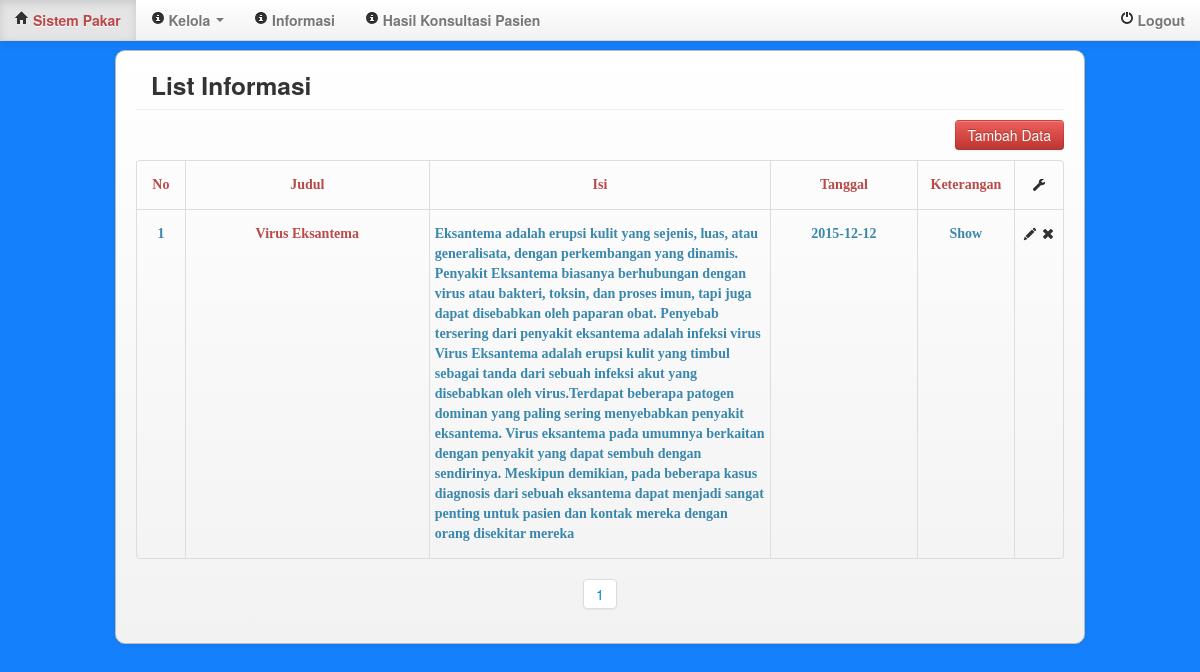
Screenshot of /adm/informasi.php (signed in) with the database file from the repository.
### tables this page shows
CREATE TABLE IF NOT EXISTS `informasi` (
  `id_informasi` int(10) NOT NULL AUTO_INCREMENT,
  `judul` text NOT NULL,
  `isi` text NOT NULL,
  `tgl` date NOT NULL,
  `ket` varchar(4) NOT NULL,
  PRIMARY KEY (`id_informasi`)
);

### adm/informasi.php (the view, shortened to what this page needs)
<?php
	$i = 1;
	$jml_per_halaman = 10;
	$jml_data = mysql_num_rows(mysql_query("select * from informasi"));
	$jml_halaman = ceil($jml_data / $jml_per_halaman);
	if(isset($_GET['hal'])){
			$hal = $_GET['hal'];
			$i = ($hal - 1) * $jml_per_halaman  + 1;
			$s = mysql_query("select * from informasi order by id_informasi desc limit ".(($hal - 1) * $jml_per_halaman).", $jml_per_halaman");
	}else{
		$s = mysql_query("select * from informasi order by id_informasi desc limit 0, $jml_per_halaman")
				or die(mysql_error());
	}
?>
<!DOCTYPE html>
<html lang="en">
<head>
	<link href="../css/bootstrap.min.css" rel="stylesheet" media="screen">
</head>
<body>
<?php
	include_once('menu.php');
?>
<div class="container">
        <div class="navbar-inner" style="border:1px solid #bbb; border-radius:10px; padding:10px 20px 10px 20px; margin-top:50px; margin-left:auto; margin-right:auto;">
			<div>
            	<div class="modal-header">
                	<h3>List Informasi</h3>
                </div>
            	<div style="margin-top:10px" class="text-right">
            		<a href="informasi.add.php"><input name="tambah" type="submit" id="tambah" value="Tambah Data" class="btn btn-danger"></a>
                </div>
                <div style="margin-top:10px">
                    <table class="table table-condensed table-bordered table-hover">
                    <thead>
                    	<td width="5%"><font face="Comic Sans MS, cursive" class="text-error text-center"><h5>No</h5></font></td>
                        <td width="25%"><font face="Comic Sans MS, cursive" class="text-error text-center"><h5>Judul</h5></font></td>
                        <td width="35%"><font face="Comic Sans MS, cursive" class="text-error text-center"><h5>Isi</h5></font></td>
                        <td width="15%"><font face="Comic Sans MS, cursive" class="text-error text-center"><h5>Tanggal</h5></font></td>
                        <td width="10%"><font face="Comic Sans MS, cursive" class="text-error text-center"><h5>Keterangan</h5></font></td>
                        <td width="5%"><font face="Comic Sans MS, cursive" class="text-error text-center"><h5><span class="icon-wrench"></span></h5></font></td>
                    </thead>
                    <?php
						while($data=mysql_fetch_array($s)){
							$id=$data['id_informasi'];
							$judul=$data['judul'];
							$isi=$data['isi'];
							$tgl=$data['tgl'];
							$ket=$data['ket'];
                    ?>
                    <tbody>
                    	<td><font face="Comic Sans MS, cursive" class="text-info text-center"><h5><?php echo $i ?></h5></font></td>
                        <td><font face="Comic Sans MS, cursive" class="text-error text-center"><h5><?php echo "$judul";?></h5></font></td>
                        <td><font face="Comic Sans MS, cursive" class="text-info text-left"><h5><?php echo "$isi";?></h5></font></td>
                        <td><font face="Comic Sans MS, cursive" class="text-info text-center"><h5><?php echo "$tgl";?></h5></font></td>
                        <td><font face="Comic Sans MS, cursive" class="text-info text-center"><h5><?php echo "$ket";?></h5></font></td>
                        <td>
                        	<font face="Comic Sans MS, cursive" class="text-info text-center"><h5>
                                <a class="tip" href="informasi.update.php?inf=<?php echo $id;?>" data-toggle="tooltip" data-placement="bottom"
                                    title="Edit"><span class="icon-pencil"></span></a>
                                <a class="tip" href="informasi.delete.php?inf=<?php echo $id;?>" data-toggle="tooltip" data-placement="bottom"
                                    title="Hapus"><span class="icon-remove"></span></a>
							</h5></font>
						</td>
                    </tbody>
                    <?php $i++; } ?>
                    </table>
                    </div>
                    <div class="pagination pagination-centered">
                        <ul>
                            <?php for($i = 1; $i <= $jml_halaman; $i++) { ?>
                                <li><a href="informasi.php?hal=<?php echo $i ?>"><?php echo $i ?></a></li>
                            <?php } ?>
                        </ul>
                    </div>
                </div>
			</div>
    	</div>
<br><br><br><br>
</body>
</html>

### adm/informasi.php (style rules this page uses)
body { background-image: url(../img/body.jpg); background-repeat: repeat; background-attachment: fixed; }

### rows the page displays
informasi: judul "Virus Eksantema", isi "Eksantema adalah erupsi kulit yang sejenis, luas, atau generalisata, dengan perkembangan yang dinamis. Penyakit Eksantema biasanya berhubungan dengan virus atau bakteri, toksin, dan proses imun, tapi juga dapat disebabkan oleh paparan obat. Penyebab tersering dari penyakit eksantema adalah infeksi virus Virus Eksantema adalah erupsi kulit yang timbul sebagai tanda dari sebuah infeksi akut yang disebabkan oleh virus.Terdapat beberapa patogen dominan yang paling sering menyebabkan penyakit eksantema. Virus eksantema pada umumnya berkaitan dengan penyakit yang dapat sembuh dengan sendirinya. Meskipun demikian, pada beberapa kasus diagnosis dari sebuah eksantema dapat menjadi sangat penting…", tgl "2015-12-12", ket "Show"
